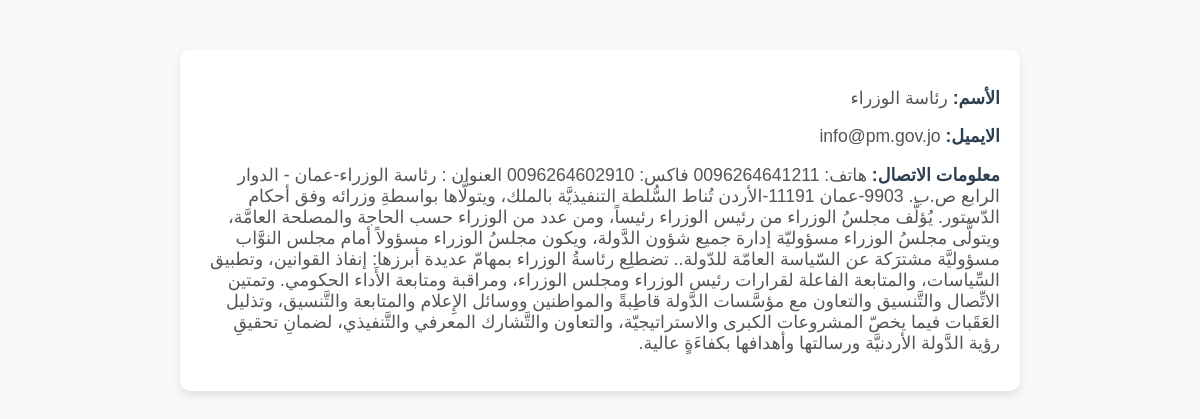
Screenshot of /contact_view with the database file from the repository.
### app/models.py (models this page shows, shortened)
class Contact(models.Model):
    name = models.CharField(max_length=100, verbose_name="الاسم")
    email = models.EmailField(verbose_name="البريد الالكتروني")
    message = models.TextField(verbose_name="الرسالة")

### app/views.py (the view)
# urls.py: path('contact_view', views.contact_view, name='contact_view'),
def contact_view(request):
    contact = Contact.objects.first()
    return render(request, 'contact_view.html', {'contact': contact})

### app/templates/contact_view.html (shortened to what this page needs)
<div class="container">
    <p><strong>الأسم:</strong> {{ contact.name }}</p>
    <p><strong>الايميل:</strong> {{ contact.email }}</p>
    <p><strong>معلومات الاتصال:</strong> {{ contact.message}}</p>
</div>

### app/templates/contact_view.html (style rules this page uses)
.container { max-width: 800px; margin: 50px auto; padding: 20px; background: #fff; border-radius: 10px; box-shadow: 0 4px 8px rgba(0, 0, 0, 0.1); }
p { font-size: 1.1rem; color: #555; }
strong { color: #2c3e50; }

### rows the page displays
Contact: name "رئاسة الوزراء", email "info@pm.gov.jo", message "هاتف: 0096264641211 فاكس: 0096264602910 العنوان : رئاسة الوزراء-عمان - الدوار الرابع ص.ب. 9903-عمان 11191-الأردن تُناط السُّلطة التنفيذيَّة بالملك، ويتولَّاها بواسطةِ وزرائه وفق أحكام الدّستور. يُؤلَّف مجلسُ الوزراء من رئيس الوزراء رئيساً، ومن عدد من الوزراء حسب الحاجة والمصلحة العامَّة، ويتولَّى مجلسُ الوزراء مسؤوليّة إدارة جميع شؤون الدَّولة، ويكون مجلسُ الوزراء مسؤولاً أمام مجلس النوَّاب مسؤوليَّة مشترَكة عن السّياسة العامّة للدّولة.. تضطلِع رئاسةُ الوزراء بمهامّ عديدة أبرزها: إنفاذ القوانين، وتطبيق السِّياسات، والمتابعة الفاعلة لقرارات رئيس الوزراء ومجلس الوزراء، ومراقبة ومتابعة الأَداء الحكومي. وتمتين الاتِّصال والتَّنسيق والتعاون مع مؤسَّسات الدَّولة قاطِبةً والمواطنين ووسائل الإِعلام…"
